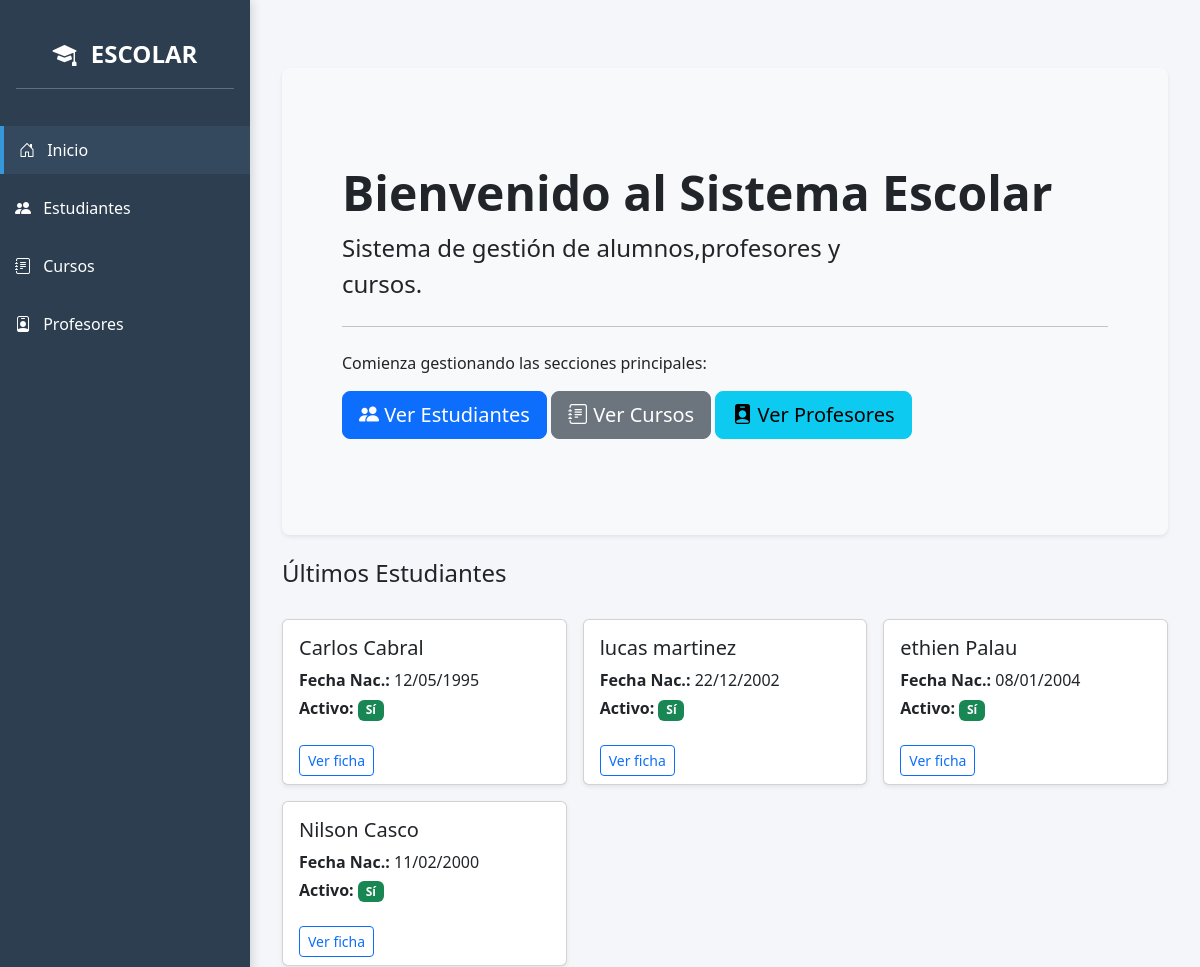
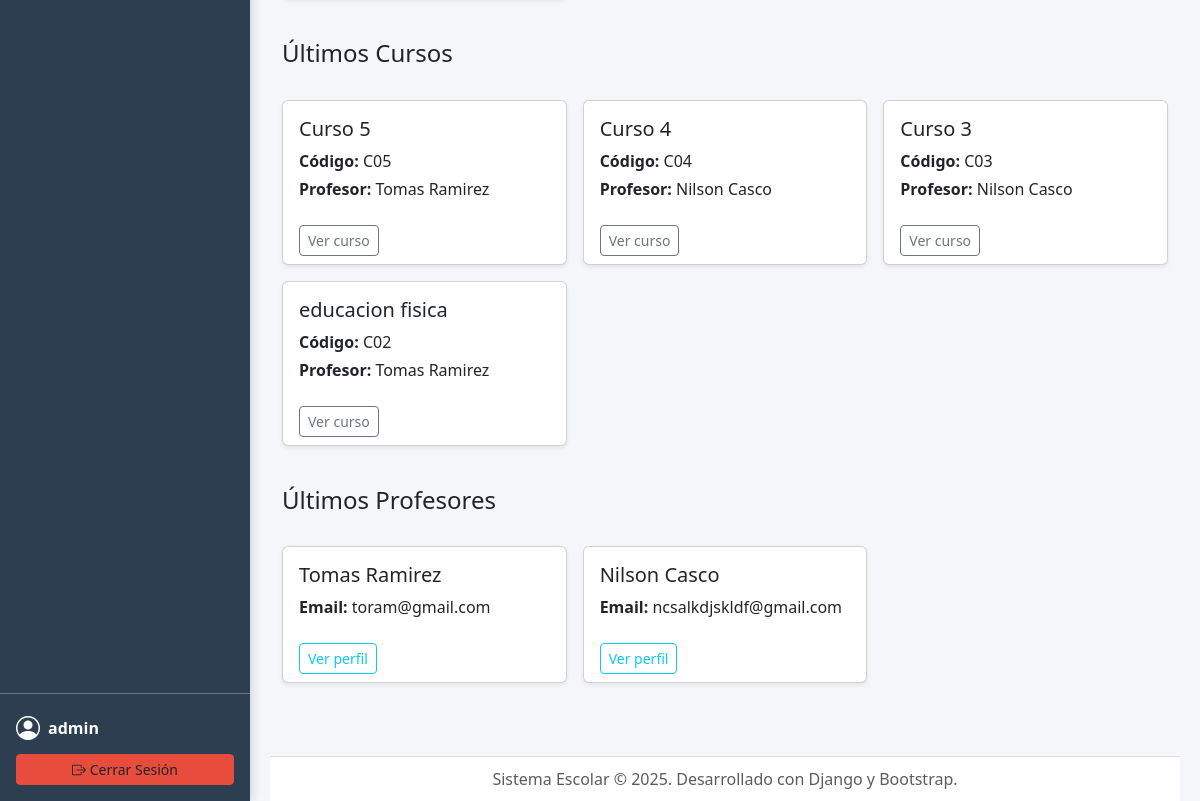
The app's page / (signed in) with its own data (2 pictures, top to bottom).
### core/models.py (models this page shows, shortened)
class Estudiante(models.Model):
    nombre = models.CharField(max_length=200)
    apellido = models.CharField(max_length=200)
    documento = models.CharField(max_length=50, unique=True)
    email = models.EmailField(blank=True)
    fecha_nacimiento = models.DateField(null=True, blank=True)
    activo = models.BooleanField(default=True)
    class Meta:
        verbose_name = "Estudiante"
        verbose_name_plural = "Estudiantes"
        ordering = ['apellido', 'nombre']

class Curso(models.Model):
    codigo = models.CharField(max_length=20, unique=True)
    nombre = models.CharField(max_length=200)
    descripcion = models.TextField(blank=True)
    profesor = models.ForeignKey(Profesor, on_delete=models.SET_NULL, null=True, blank=True)
    class Meta:
        verbose_name = "Curso"
        verbose_name_plural = "Cursos"
        ordering = ['codigo']

class Profesor(models.Model):
    nombre = models.CharField(max_length=200)
    apellido = models.CharField(max_length=200, default='(sin apellido)')
    email = models.EmailField(blank=True)
    class Meta:
        verbose_name = "Profesor"
        verbose_name_plural = "Profesores"
        ordering = ['apellido', 'nombre']

### core/views.py (the view)
# urls.py: path('', views.home, name='home'),
def home(request):
    recent_students = Estudiante.objects.order_by('-id')[:6]
    recent_courses = Curso.objects.order_by('-id')[:6]
    recent_professors = Profesor.objects.order_by('-id')[:6]
    return render(request, 'home.html', {
        'recent_students': recent_students,
        'recent_courses': recent_courses,
        'recent_professors': recent_professors,
    })

### core/templates/home.html (shortened to what this page needs)
{% extends "base.html" %}
{% block content %}
<div class="container mt-5">
    <div class="p-5 mb-4 bg-light rounded-3 shadow-sm">
        <div class="container-fluid py-5">
            <h1 class="display-5 fw-bold">Bienvenido al Sistema Escolar</h1>
            <p class="col-md-8 fs-4">Sistema de gestión de alumnos,profesores y cursos.</p>
            <hr class="my-4">
            <p>Comienza gestionando las secciones principales:</p>
            <a class="btn btn-primary btn-lg" href="{% url 'estudiante_list' %}" role="button">
                <i class="bi bi-people-fill"></i> Ver Estudiantes
            </a>
            <a class="btn btn-secondary btn-lg" href="{% url 'curso_list' %}" role="button">
                <i class="bi bi-journal-text"></i> Ver Cursos
            </a>
            <a class="btn btn-info btn-lg" href="{% url 'profesor_list' %}" role="button">
                <i class="bi bi-person-badge-fill"></i> Ver Profesores
            </a>
        </div>
    </div>
    {% if recent_students %}
    <div class="row g-3">
        <div class="col-12">
            <h4 class="mb-3">Últimos Estudiantes</h4>
        </div>
        {% for s in recent_students %}
        <div class="col-sm-6 col-md-4">
            <div class="card h-100 shadow-sm">
                <div class="card-body">
                    <h5 class="card-title">{{ s.nombre }} {{ s.apellido }}</h5>
                    <p class="card-text mb-1"><strong>Fecha Nac.:</strong> {{ s.fecha_nacimiento|date:"d/m/Y"|default:"—" }}</p>
                    <p class="card-text"><strong>Activo:</strong> {% if s.activo %}<span class="badge bg-success">Sí</span>{% else %}<span class="badge bg-secondary">No</span>{% endif %}</p>
                </div>
                <div class="card-footer bg-transparent border-0">
                    <a href="{% url 'estudiante_detail' s.pk %}" class="btn btn-sm btn-outline-primary">Ver ficha</a>
                </div>
            </div>
        </div>
        {% endfor %}
    </div>
    {% endif %}
    {% if recent_courses %}
    <div class="row g-3 mt-4">
        <div class="col-12">
            <h4 class="mb-3">Últimos Cursos</h4>
        </div>
        {% for c in recent_courses %}
        <div class="col-sm-6 col-md-4">
            <div class="card h-100 shadow-sm">
                <div class="card-body">
                    <h5 class="card-title">{{ c.nombre }}</h5>
                    <p class="card-text mb-1"><strong>Código:</strong> {{ c.codigo }}</p>
                    <p class="card-text"><strong>Profesor:</strong> {{ c.profesor.nombre }} {{ c.profesor.apellido|default:"—" }}</p>
                </div>
                <div class="card-footer bg-transparent border-0">
                    <a href="{% url 'curso_detail' c.pk %}" class="btn btn-sm btn-outline-secondary">Ver curso</a>
                </div>
            </div>
        </div>
        {% endfor %}
    </div>
    {% endif %}
    {% if recent_professors %}
    <div class="row g-3 mt-4">
        <div class="col-12">
            <h4 class="mb-3">Últimos Profesores</h4>
        </div>
        {% for p in recent_professors %}
        <div class="col-sm-6 col-md-4">
            <div class="card h-100 shadow-sm">
                <div class="card-body">
                    <h5 class="card-title">{{ p.nombre }} {{ p.apellido }}</h5>
                    <p class="card-text"><strong>Email:</strong> {{ p.email|default:"—" }}</p>
                </div>
                <div class="card-footer bg-transparent border-0">
                    <a href="{% url 'profesor_detail' p.pk %}" class="btn btn-sm btn-outline-info">Ver perfil</a>
                </div>
            </div>
        </div>
        {% endfor %}
    </div>
    {% endif %}
</div>
{% endblock %}

### core/templates/base.html (shortened to what this page needs)
<!doctype html>
<html lang="es">
{% load static %}
<head>
    <link href="https://cdn.jsdelivr.net/npm/bootstrap@5.3.2/dist/css/bootstrap.min.css" rel="stylesheet">
    <link href="https://cdn.jsdelivr.net/npm/bootstrap-icons@1.11.1/font/bootstrap-icons.css" rel="stylesheet">
</head>
<body>
    <div class="sidebar d-flex flex-column">
        <div class="p-3 text-center">
            <a class="navbar-brand fw-bold" href="{% url 'home' %}">
                <i class="bi bi-mortarboard-fill me-2"></i> ESCOLAR
            </a>
            <hr class="text-white">
        </div>
<ul class="nav flex-column mb-auto">
    <li class="nav-item">
        <a class="nav-link text-white active" aria-current="page" href="{% url 'home' %}">
            <i class="bi bi-house-door me-2"></i> Inicio
        </a>
    </li>
    {% if user.is_authenticated %}
        <li class="nav-item">
            <a class="nav-link text-white" href="{% url 'estudiante_list' %}">
                <i class="bi bi-people-fill me-2"></i> Estudiantes
            </a>
        </li>
        <li class="nav-item">
            <a class="nav-link text-white" href="{% url 'curso_list' %}">
                <i class="bi bi-journal-text me-2"></i> Cursos
            </a>
        </li>
        <li class="nav-item">
            <a class="nav-link text-white" href="{% url 'profesor_list' %}">
                <i class="bi bi-person-badge me-2"></i> Profesores
            </a>
        </li>
    {% endif %}
</ul>
        <div class="user-info p-3 mt-auto border-top border-secondary">
            {% if user.is_authenticated %}
                <div class="d-flex align-items-center text-white mb-2">
                    <i class="bi bi-person-circle fs-4 me-2"></i>
                    <span class="fw-bold">{{ user.username }}</span>
                </div>
                <form method="POST" action="{% url 'logout' %}" class="d-inline w-100">
                    <button type="submit" class="btn logout-btn btn-sm w-100">
                        <i class="bi bi-box-arrow-right"></i> Cerrar Sesión
                    </button>
                </form>
            {% else %}
                <a class="btn btn-outline-light btn-sm w-100" href="{% url 'login' %}">
                    <i class="bi bi-box-arrow-in-right"></i> Iniciar Sesión
                </a>
            {% endif %}
        </div>
    </div>
    <div class="content-wrapper">
        <main class="pb-5">
            {% block content %}
            {% endblock %}
        </main>
        <footer class="app-footer text-muted">
            Sistema Escolar © 2025. Desarrollado con Django y Bootstrap.
        </footer>
    </div>
</body>
</html>

### core/templates/base.html (style rules this page uses)
body { background-color: #f4f6f9; font-family: "Segoe UI", sans-serif; margin: 0; padding: 0; display: flex; min-height: 100vh; }
.sidebar { width: 250px; flex-shrink: 0; background-color: #2c3e50; color: white; box-shadow: 2px 0 10px rgba(0, 0, 0, 0.15); position: sticky; top: 0; padding-top: 20px; }
.content-wrapper { flex-grow: 1; padding: 20px; padding-bottom: 70px; position: relative; }
.sidebar .nav-link { color: #bdc3c7; padding: 12px 15px; margin: 5px 0; transition: background-color 0.3s, color 0.3s; }
.sidebar .nav-link:hover, .sidebar .nav-link.active { background-color: #34495e; color: white; border-left: 4px solid #3498db; }
.sidebar .navbar-brand { color: white; font-size: 1.5rem; text-align: center; }
.app-footer { position: absolute; bottom: 0; width: calc(100% - 40px); background-color: #fff; color: #2c3e50; padding: 10px 0; text-align: center; border-top: 1px solid #ddd; }
.sidebar .logout-btn { background-color: #e74c3c; border-color: #e74c3c; }

### records on screen
Estudiante: nombre "Carlos", apellido "Cabral", fecha_nacimiento "12/05/1995", activo "Sí"
Estudiante: nombre "lucas", apellido "martinez", fecha_nacimiento "22/12/2002", activo "Sí"
Estudiante: nombre "ethien", apellido "Palau", fecha_nacimiento "08/01/2004", activo "Sí"
Estudiante: nombre "Nilson", apellido "Casco", fecha_nacimiento "11/02/2000", activo "Sí"
Curso: nombre "Curso 5", codigo "C05", profesor.nombre "Tomas", profesor.apellido "Ramirez"
Curso: nombre "Curso 4", codigo "C04", profesor.nombre "Nilson", profesor.apellido "Casco"
Curso: nombre "Curso 3", codigo "C03", profesor.nombre "Nilson", profesor.apellido "Casco"
Curso: nombre "educacion fisica", codigo "C02", profesor.nombre "Tomas", profesor.apellido "Ramirez"
Profesor: nombre "Tomas", apellido "Ramirez", email "toram@gmail.com"
Profesor: nombre "Nilson", apellido "Casco", email "ncsalkdjskldf@gmail.com"

### other values on screen
{{ user.username }} "admin"
